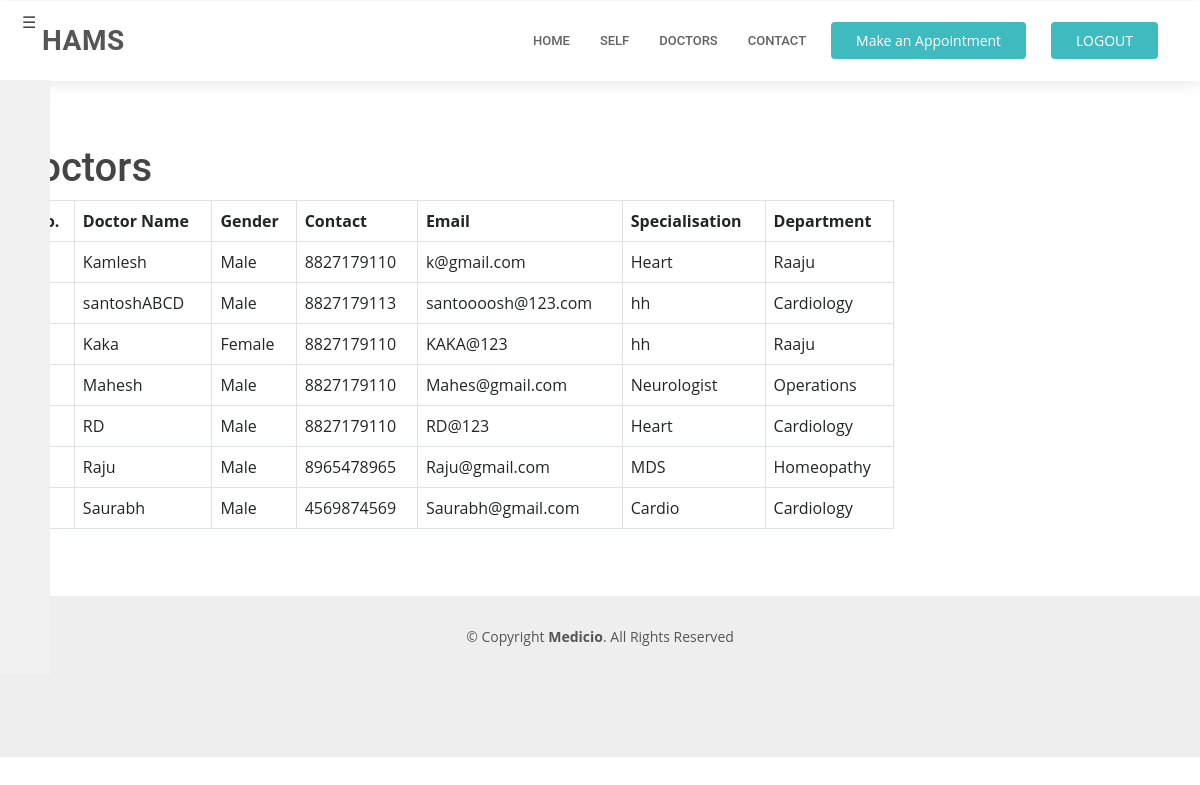
The page /doctor_list (signed in) on the database its author committed.
### Doctor/models.py (models this page shows, shortened)
class Doctor(models.Model):
    Gender = (
        ('Male','M'),
        ('Female','F'),
    )
    user = models.ForeignKey(User,on_delete=models.CASCADE, null=True)
    Dname = models.CharField(max_length=50)
    Dgender = models.CharField(max_length=6, choices=Gender)
    Dphone = models.PositiveIntegerField()
    Daddress = models.CharField(max_length=100)
    Dsalary = models.PositiveIntegerField()
    Demail = models.EmailField(max_length=254,primary_key=True)
    Dpassword = models.CharField(max_length=30)
    Ddob = models.DateField(max_length=8)
    Qualification = models.CharField(max_length=50)
    Specialisation = models.CharField(max_length=50)
    Dpid = models.ForeignKey(Department, on_delete=models.CASCADE)

class Department(models.Model):
    Dpid = models.AutoField(primary_key=True)
    Dpname = models.CharField(max_length=50)
    Dphead = models.CharField(max_length=50)

### hospital/views.py (the view)
# urls.py: path('doctor_list',views.doctor_list,name='doctors'),
@login_required(login_url='login')
def doctor_list(request):
    doctor=Doctor.objects.all()
    context={
        'doctor':doctor,
    }
    return render(request,'doctor_list.html',context)

### hospital/templates/doctor_list.html (shortened to what this page needs)
{% load static %}
<!DOCTYPE html>
<html lang="en">
<head>
    <link href="{% static "assets/vendor/fontawesome-free/css/all.min.css" %}" rel="stylesheet">
  <link href="{% static "assets/vendor/animate.css/animate.min.css" %}" rel="stylesheet">
  <link href="{% static "assets/vendor/aos/aos.css"%}" rel="stylesheet">
  <link href="{% static "assets/vendor/bootstrap/css/bootstrap.min.css"%}" rel="stylesheet">
  <link href="{% static "assets/vendor/bootstrap-icons/bootstrap-icons.css"%}" rel="stylesheet">
  <link href="{% static "assets/vendor/boxicons/css/boxicons.min.css"%}" rel="stylesheet">
  <link href="{% static "assets/vendor/glightbox/css/glightbox.min.css"%}" rel="stylesheet">
  <link href="{% static "assets/vendor/swiper/swiper-bundle.min.css"%}" rel="stylesheet">
    <link rel="stylesheet" href="{% static "assets/css/style.css" %}">
</head>
<body>
  <main>
  <header id="header" class="fixed-top" style='top:1px'>
    <div class="container d-flex align-items-center">
      <h1 class="logo me-auto"><a href="index.html">HAMS</a></h1>
      <nav id="navbar" class="navbar order-last order-lg-0">
        <ul>
          <li><a class="nav-link scrollto " href="{% url "patient_dashboard" %}">Home</a></li>
          <li><a class="nav-link scrollto" href="{% url "vself" %}">Self</a></li>
          <li><a class="nav-link scrollto" href="{% url "doctors" %}">Doctors</a></li>
          <li><a class="nav-link scrollto" href="{% url "staff" %}">Contact</a></li>
        </ul>
      </nav>
      <a href="{% url "appointment" %}" class="appointment-btn scrollto"><span class="d-none d-md-inline">Make an</span> Appointment</a>
      <a href="{% url "login" %}" class="appointment-btn scrollto"><span class="d-none d-md-inline">LOGOUT</span></a>
    </div>
  </header>
<br><br><br><br>
<div class="container-fluid">
  <div class="row">
    <div class="menu-btn" onclick="toggleSidebar()">☰</div>
    <div class="sidebar">
      <div id='side_content'>
        <h2><b>Patient</b></h2>
        <ul class="nav flex-column">
          <li class="nav-item">
            <a class="nav-link active" href="{% url "patient_dashboard" %}">
            </a>
          </li>
          <li class="nav-item">
            <a class="nav-link" href="{% url "appointment" %}">
            </a>
          </li>
          <li class="nav-item">
            <a class="nav-link" href="{% url "Mr" %}">
            </a>
          </li>
          <li class="nav-item">
            <a class="nav-link" href="{% url "doctors" %}">
            </a>
          </li>
          <li class="nav-item">
            <a class="nav-link" href="{% url "feedback" %}">
            </a>
          </li>
        </ul>
      </div>
    </div>
      <div class="main-content" id="main-content" data-aos="fade-up" data-aos-delay="100">
        <div class="col-md-9" >
          <div class="row">
            <div class="container mt-5">
              <h1>Doctors</h1>
              <div class="table-responsive">
                <table class="table table-bordered">
                  <thead>
                    <tr>
                        <th>S.no.</th>
                      <th>Doctor Name</th>
                      <th>Gender</th>
                      <th>Contact</th>
                      <th>Email</th>
                      <th>Specialisation</th>
                      <th>Department</th>
                    </tr>
                  </thead>
                  <tbody>
                    {% for d in doctor %}
                    <tr>
                        <td>{{ forloop.counter}}</td>
                      <td>{{ d.Dname }}</td>
                      <td>{{ d.Dgender }}</td>
                      <td>{{ d.Dphone}}</td>
                      <td>{{ d.Demail}}</td>
                      <td>{{ d.Specialisation }}</td>
                      <td>{{ d.Dpid.Dpname }}</td>
                    </tr>
                    {% endfor %}
                  </tbody>
                </table>
              </div>
            </div>
          </div>
      </div>
    </div>
  </div>
</div>
</main>
<footer id="footer" style='padding-bottom:100px'>
    <div class="container" >
      <div class="copyright" >
        &copy; Copyright <strong><span>Medicio</span></strong>. All Rights Reserved
      </div>
      <div class="credits">
      </div>
    </div>
  </footer>
</body>
</html>

### hospital/static/assets/css/style.css (style rules this page uses)
body { font-family: "Open Sans", sans-serif; color: #444444; }
a { color: #3fbbc0; text-decoration: none; }
h1, h2, h3, h4, h5, h6 { font-family: "Roboto", sans-serif; }
#header { background: #fff; transition: all 0.5s; z-index: 997; padding: 20px 0; top: 40px; box-shadow: 0px 2px 15px rgba(0, 0, 0, 0.1); }
#header .logo { font-size: 28px; margin: 0; padding: 0; line-height: 1; font-weight: 600; letter-spacing: 0.5px; text-transform: uppercase; }
#header .logo a { color: #555555; }
.appointment-btn { margin-left: 25px; background: #3fbbc0; color: #fff; border-radius: 4px; padding: 8px 25px; white-space: nowrap; transition: 0.3s; font-size: 14px; display: inline-block; }
.navbar { padding: 0; }
.navbar ul { margin: 0; padding: 0; display: flex; list-style: none; align-items: center; }
.navbar li { position: relative; }
.navbar a, .navbar a:focus { display: flex; align-items: center; justify-content: space-between; padding: 10px 0 10px 30px; font-family: "Roboto", sans-serif; font-size: 13px; color: #626262; white-space: nowrap; transition: 0.3s; text-transform: uppercase; font-weight: 500; }
#footer { background: #eeeeee; padding: 0 0 30px 0; color: #555555; font-size: 14px; }
#footer .copyright { text-align: center; padding-top: 30px; }
#footer .credits { padding-top: 10px; text-align: center; font-size: 13px; }

### hospital/templates/doctor_list.html (style rules this page uses)
body { background-size: cover; background-position: center; background-repeat: no-repeat; background-attachment: fixed; }
.container-fluid { max-width: 1200px; margin: 0 auto; min-height: 500px; }
.sidebar { position: fixed; left: -250px; top:80px; bottom: 125px; width: 300px; background-color: #f0f0f0; transition: left 0.3s; z-index: 999; overflow-y: auto; }
#side_content { margin-top:20px; }
.main-content { margin-left: 0.3s; transition: margin-left 0.3s; }
.menu-btn { position: absolute; top: 10px; left: 10px; cursor: pointer; z-index: 1000; }
.nav-link { color: black; }

### rows shown on the page
Doctor: Dname "Kamlesh", Dgender "Male", Dphone "8827179110", Demail "k@gmail.com", Specialisation "Heart", Dpid.Dpname "Raaju"
Doctor: Dname "santoshABCD", Dgender "Male", Dphone "8827179113", Demail "santoooosh@123.com", Specialisation "hh", Dpid.Dpname "Cardiology"
Doctor: Dname "Kaka", Dgender "Female", Dphone "8827179110", Demail "KAKA@123", Specialisation "hh", Dpid.Dpname "Raaju"
Doctor: Dname "Mahesh", Dgender "Male", Dphone "8827179110", Demail "Mahes@gmail.com", Specialisation "Neurologist", Dpid.Dpname "Operations"
Doctor: Dname "RD", Dgender "Male", Dphone "8827179110", Demail "RD@123", Specialisation "Heart", Dpid.Dpname "Cardiology"
Doctor: Dname "Raju", Dgender "Male", Dphone "8965478965", Demail "Raju@gmail.com", Specialisation "MDS", Dpid.Dpname "Homeopathy"
Doctor: Dname "Saurabh", Dgender "Male", Dphone "4569874569", Demail "Saurabh@gmail.com", Specialisation "Cardio", Dpid.Dpname "Cardiology"
